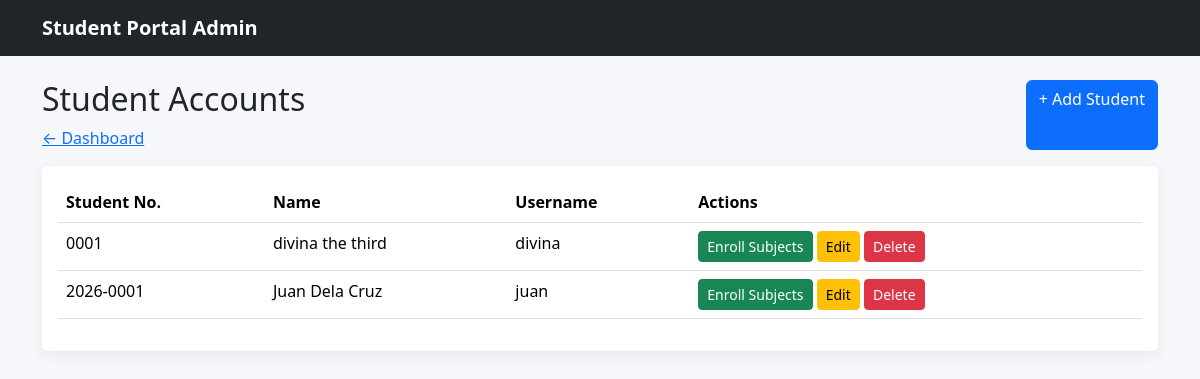
The app's page /admin/students/index.php (signed in) with its own data.
### tables this page shows
CREATE TABLE `users` (
  `id` int(11) NOT NULL,
  `student_no` varchar(30) DEFAULT NULL,
  `full_name` varchar(100) NOT NULL,
  `username` varchar(50) NOT NULL,
  `password` varchar(255) NOT NULL,
  `role` enum('admin','student') NOT NULL DEFAULT 'student'
);

### admin/students/index.php (the view, shortened to what this page needs)
<?php
    include "../../config/database.php";
    $sql = "SELECT * FROM users WHERE role = 'student' ORDER BY id DESC ";
    $result = mysqli_query($conn, $sql);
?>
<!doctype html>
<html lang="en">
<head>
    <link
        href="../../assets/vendor/bootstrap/css/bootstrap.min.css"
        rel="stylesheet"
    >
    <link
        href="../../assets/css/style.css"
        rel="stylesheet"
    >
</head>
<body>
    <nav class="navbar navbar-dark bg-dark">
        <div class="container">
            <a
                class="navbar-brand"
                href="dashboard.html"
            >
                Student Portal Admin
            </a>
        </div>
    </nav>
    <div class="container py-4">
        <div class="d-flex justify-content-between mb-3">
            <div>
                <h2>Student Accounts</h2>
                <a href="../dashboard.php">
                    ← Dashboard
                </a>
            </div>
            <a
                class="btn btn-primary"
                href="create.php"
            >
                + Add Student
            </a>
        </div>
        <div class="card">
            <div class="card-body">
                <table class="table table-hover">
                    <thead>
                        <tr>
                            <th>Student No.</th>
                            <th>Name</th>
                            <th>Username</th>
                            <th>Actions</th>
                        </tr>
                    </thead>
                    <tbody>
                         <?php while($row = mysqli_fetch_assoc($result)){ ?>
                        <tr>
                            <td><?php echo htmlspecialchars($row["student_no"]) ?></td>
                            <td>
                                <?php echo htmlspecialchars($row["full_name"]) ?>
                            </td>
                            <td>
                                <?php echo htmlspecialchars($row["username"]) ?>
                            </td>
                            <td>
                                <a
                                    class="btn btn-success btn-sm"
                                    href="enroll.html"
                                >
                                    Enroll Subjects
                                </a>
                                <a
                                    class="btn btn-warning btn-sm"
                                   href="edit.php?id=<?php echo $row['id'];?>"
                                >
                                    Edit
                                </a>
                                <a
                                    href="delete.php?id=<?php echo $row['id'];?>"
                                    class="btn btn-danger btn-sm"
                                    onclick="return confirm('are you sure you want to delete this record?')"
                                >
                                    Delete
                                </a>
                            </td>
                        </tr>
                        <?php } ?>
                    </tbody>
                </table>
            </div>
        </div>
    </div>
</body>
</html>

### assets/css/style.css (style rules this page uses)
body { background: #f5f7fb; }
.navbar-brand { font-weight: 700; }
.card { border: 0; box-shadow: 0 0.25rem 1rem rgba(0,0,0,.06); }

### records on screen
users: student_no "0001", full_name "divina the third", username "divina"
users: student_no "2026-0001", full_name "Juan Dela Cruz", username "juan"
